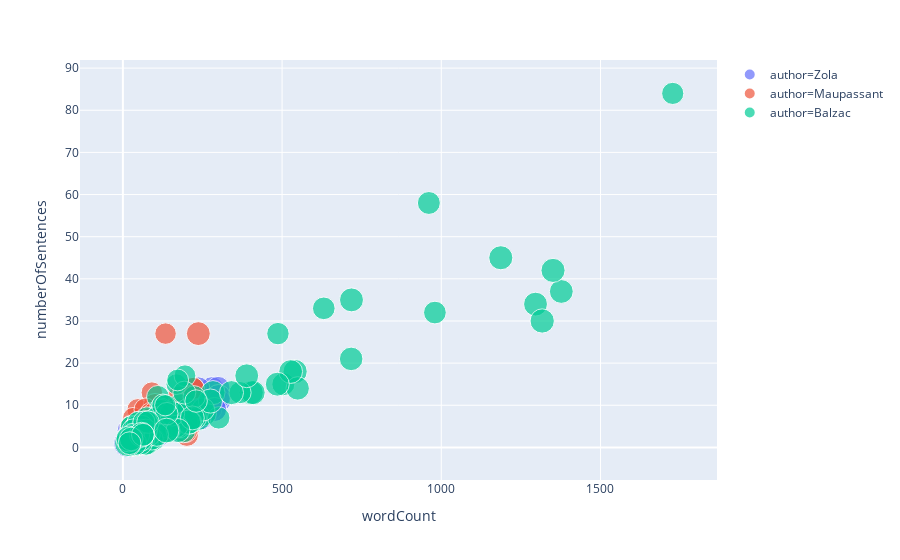

This figure's notebook cell:
### Markdown cell above
### Words Count vs number of sentences in a Paragraph

### Code cell
import plotly.express as px

fig = px.scatter(my_df, x="wordCount", y="numberOfSentences", color="author",
                 size='meanWordLength', hover_data=['wordsWithPunctuationPercentage'])
fig.show()

### Figure 1 — Plotly figure (JSON) as saved in the notebook; plotly's stock layout.template omitted (floating-point values rounded to 4 significant figures; data arrays with more than 128 entries replaced by an {"elided": "..."} marker saying what was removed)
{"data": [{"customdata": {"elided": "200x1 float values"}, "hoverlabel": {"namelength": 0}, "hovertemplate": "author=Zola<br>wordCount=%{x}<br>numberOfSentences=%{y}<br>meanWordLength=%{marker.size}<br>wordsWithPunctuationPercentage=%{customdata[0]}", "legendgroup": "author=Zola", "marker": {"color": "#636efa", "size": {"elided": "200 float values"}, "sizemode": "area", "sizeref": 0.0155, "symbol": "circle"}, "mode": "markers", "name": "author=Zola", "showlegend": true, "type": "scatter", "x": {"elided": "200 int values"}, "xaxis": "x", "y": {"elided": "200 int values"}, "yaxis": "y"}, {"customdata": {"elided": "200x1 float values"}, "hoverlabel": {"namelength": 0}, "hovertemplate": "author=Maupassant<br>wordCount=%{x}<br>numberOfSentences=%{y}<br>meanWordLength=%{marker.size}<br>wordsWithPunctuationPercentage=%{customdata[0]}", "legendgroup": "author=Maupassant", "marker": {"color": "#EF553B", "size": {"elided": "200 float values"}, "sizemode": "area", "sizeref": 0.0155, "symbol": "circle"}, "mode": "markers", "name": "author=Maupassant", "showlegend": true, "type": "scatter", "x": {"elided": "200 int values"}, "xaxis": "x", "y": {"elided": "200 int values"}, "yaxis": "y"}, {"customdata": {"elided": "200x1 float values"}, "hoverlabel": {"namelength": 0}, "hovertemplate": "author=Balzac<br>wordCount=%{x}<br>numberOfSentences=%{y}<br>meanWordLength=%{marker.size}<br>wordsWithPunctuationPercentage=%{customdata[0]}", "legendgroup": "author=Balzac", "marker": {"color": "#00cc96", "size": {"elided": "200 float values"}, "sizemode": "area", "sizeref": 0.0155, "symbol": "circle"}, "mode": "markers", "name": "author=Balzac", "showlegend": true, "type": "scatter", "x": {"elided": "200 int values"}, "xaxis": "x", "y": {"elided": "200 int values"}, "yaxis": "y"}], "layout": {"legend": {"itemsizing": "constant", "tracegroupgap": 0}, "margin": {"t": 60}, "xaxis": {"anchor": "y", "domain": [0, 1], "title": {"text": "wordCount"}}, "yaxis": {"anchor": "x", "domain": [0, 1], "title": {"text": "numberOfSentences"}}}}
